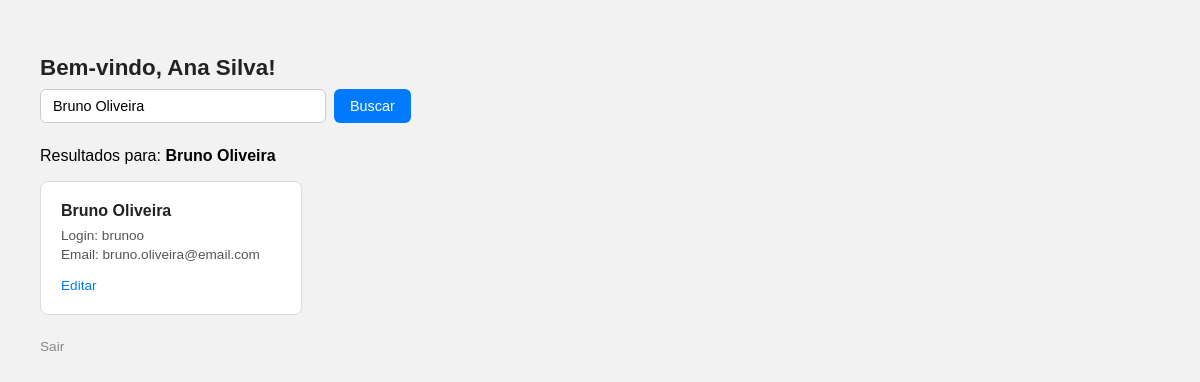
/php/home.php?busca=Bruno Oliveira (signed in), run on the app's committed database.
### tables this page shows
create table tb_usuario(
	id int not null auto_increment,
	nm_usuario varchar(50) not null,
    nm_login varchar(30) not null,
    ds_email varchar(80) not null,
    ds_password varchar(150) not null,
    constraint pk_usuario primary key(id)
);

### php/home.php (the view, shortened to what this page needs)
<?php
    require_once("conexao.php");
    $busca = $_GET["busca"] ?? "";
    try{
        if($busca !== ""){
            $sql = "SELECT * FROM tb_usuario
                    WHERE nm_usuario LIKE :busca
                    OR nm_login LIKE :busca
                    OR ds_email LIKE :busca";
            $stmt = $pdo->prepare($sql);
            $stmt->execute([":busca" => "%$busca%"]);
        } else {
            $sql = "SELECT * FROM tb_usuario";
            $stmt = $pdo->prepare($sql);
            $stmt->execute();
        }
        $usuarios = $stmt->fetchAll(PDO::FETCH_ASSOC);
    } catch(PDOException $e){
        echo "Erro ao buscar usuários: " . $e->getMessage();
    }
?>
<!DOCTYPE html>
<html lang="pt-br">
<head>
    <link rel="stylesheet" href="../css/home.css">
</head>
<body>
    <h1>Bem-vindo, <?= htmlspecialchars($_SESSION["usuario"]) ?>!</h1>
    <form method="GET" action="">
        <input
            type="text"
            name="busca"
            placeholder="Busque por usuários"
            value="<?= htmlspecialchars($busca) ?>"
        >
        <button type="submit">Buscar</button>
    </form>
    <?php if($busca !== ""): ?>
        <p>Resultados para: <strong><?= htmlspecialchars($busca) ?></strong></p>
    <?php endif; ?>
    <div class="grid">
        <?php if(empty($usuarios)): ?>
            <p>Nenhum usuário encontrado.</p>
        <?php else: ?>
            <?php foreach ($usuarios as $u): ?>
                <div class="card">
                    <strong><?= htmlspecialchars($u["nm_usuario"]) ?></strong>
                    <p>Login: <?= htmlspecialchars($u["nm_login"]) ?></p>
                    <p>Email: <?= htmlspecialchars($u["ds_email"]) ?></p>
                    <a href="../php/editar.php?id=<?=$u["id"] ?>">Editar</a>
                </div>
            <?php endforeach; ?>
        <?php endif; ?>
    </div>
    <a href="../php/sair.php" class="btnExit">Sair</a>
</body>
</html>

### css/home.css (style rules this page uses)
body { font-family: Arial, sans-serif; background: #f2f2f2; padding: 32px; }
h1 { margin-bottom: 8px; font-size: 1.4rem; color: #222; }
form { display: flex; gap: 8px; margin-bottom: 24px; }
input[type="text"] { padding: 8px 12px; border: 1px solid #ccc; border-radius: 6px; font-size: 0.9rem; width: 260px; outline: none; }
button[type="submit"] { padding: 8px 16px; background: #007BFF; color: #fff; border: none; border-radius: 6px; font-size: 0.9rem; cursor: pointer; }
.grid { display: flex; flex-wrap: wrap; gap: 16px; }
.card { background: #fff; border: 1px solid #ddd; border-radius: 8px; padding: 20px; width: 220px; }
.card strong { display: block; font-size: 1rem; margin-bottom: 8px; color: #222; }
.card p { margin: 4px 0; font-size: 0.85rem; color: #555; }
.card a { display: inline-block; margin-top: 12px; font-size: 0.85rem; color: #007BFF; text-decoration: none; }
.btnExit { display: inline-block; margin-top: 24px; font-size: 0.85rem; color: #888; text-decoration: none; }

### data on the page
tb_usuario: nm_usuario "Bruno Oliveira", nm_login "brunoo", ds_email "bruno.oliveira@email.com"

### other printed values
$_SESSION["usuario"] "Ana Silva"
$busca "Bruno Oliveira"
